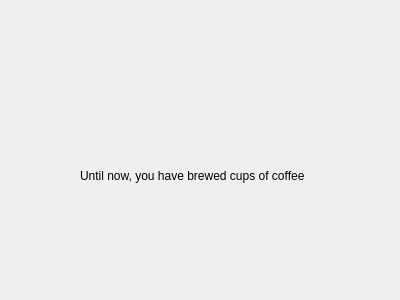
<?xml version="1.0" encoding="UTF-8"?>
<ui version="4.0">
 <class>Dialog</class>
 <widget class="QDialog" name="Dialog">
  <property name="geometry">
   <rect>
    <x>0</x>
    <y>0</y>
    <width>400</width>
    <height>300</height>
   </rect>
  </property>
  <property name="windowTitle">
   <string>Dialog</string>
  </property>
  <widget class="QLabel" name="label">
   <property name="geometry">
    <rect>
     <x>80</x>
     <y>100</y>
     <width>311</width>
     <height>151</height>
    </rect>
   </property>
   <property name="text">
    <string>Until now, you have brewed cups of coffee</string>
   </property>
  </widget>
 </widget>
 <resources/>
 <connections/>
</ui>
